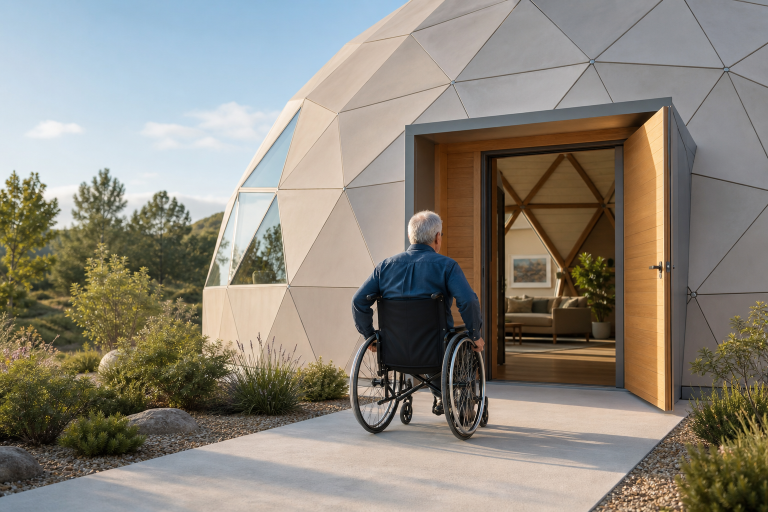
#> input picture deliverables/dome_accessibility_20260816_082305_167_1d3f14/assets/01_hero_entry.png, 1536 x 1024 px (shown at 1/2 size)
$ python -i build_launcher_trailer.py   (imports and definitions only)
#> lines starting #> are read from the running program, lines starting #| are printed output that depends on the picture
#> further down, picture is the input picture: PIL image 1536x1024 RGB; mean R, G, B 140, 134.2, 123.4
#!/usr/bin/env python3
"""Generate a short trailer for the Dome Simulator launcher.

House-style, matching deliverables/dome_accessibility/.../assemble_slideshow_video:
  * 1920x1080, 30 fps, libx264 crf 18, +faststart
  * manifest-driven scenes, each with a duration and a narration line
  * a captions.srt sidecar written next to the video
  * a unique, non-overwriting versioned output directory + a render receipt

The trailer is a *silent* montage with burned-in titles, composited over the
project's own dome renders. The narration lines are written to the .srt so a
voiceover can be recorded and aligned afterwards. Nothing here overwrites.
"""
from __future__ import annotations

import json
import shutil
import subprocess
import sys
import uuid
from datetime import datetime
from pathlib import Path

import numpy as np
from PIL import Image, ImageDraw, ImageFont

ROOT = Path(__file__).resolve().parent
RENDERS = (ROOT.parent / "dome_accessibility_20260816_082305_167_1d3f14" / "assets")
FONTS = Path("C:/Windows/Fonts")

W, H = 1920, 1080
FPS = 30
MARGIN = 130

BG = (16, 18, 22)          # launcher theme background #12141a
INK = (232, 238, 245)      # near-white
SUBINK = (176, 189, 205)   # muted grey
ACCENT = (224, 164, 76)    # warm amber

FONT_KICKER = ImageFont.truetype(str(FONTS / "segoeuib.ttf"), 38)
FONT_HEAD = ImageFont.truetype(str(FONTS / "segoeuib.ttf"), 116)
FONT_HEAD_SM = ImageFont.truetype(str(FONTS / "segoeuib.ttf"), 92)
FONT_SUB = ImageFont.truetype(str(FONTS / "segoeui.ttf"), 42)

# scene: bg render filename or None (gradient card); kicker; headline (\n ok);
# sub; narration (spoken/SRT); seconds
SCENES = [
    dict(bg="01_hero_entry.png", kicker="", head="DOME\nSIMULATOR",
         sub="A geodesic dome design, manufacturing & presentation suite",
         vo="Dome Simulator — a complete toolkit for designing, pricing, "
            "manufacturing, and presenting geodesic dome buildings.", sec=11),
    dict(bg=None, kicker="ONE LAUNCHER", head="Eight tools,\none window",
         sub="No command line. Every option is a field.",
         vo="It all runs from one launcher. Eight tools, one window — no "
            "command line, every option right in front of you.", sec=10),
    dict(bg="02_open_circulation.png", kicker="DOME CREATOR",
         head="Walk it.\nBuild it.",
         sub="Mouse-first controls, everything in real-world scale",
         vo="The Dome Creator is a walkable, build-a-home customizer. "
            "Mouse-first controls, everything in real-world scale.", sec=11),
    dict(bg=None, kicker="LIVE BILL OF MATERIALS", head="Every number,\ncomputed",
         sub="Struts  ·  hubs  ·  weight  ·  cost  ·  solar kW  ·  trees to harvest",
         vo="Swap panels, layers, and frames, and a full bill of materials "
            "updates live — every figure computed from the geometry, never "
            "typed in.", sec=12),
    dict(bg="05_dome_cutaway.png", kicker="SIMULATE", head="Construction\n& power",
         sub="Real build order, labor hours, solar charge, battery draw",
         vo="Simulate the build element by element with real labor hours — "
            "then electrify it and watch solar charge the battery in real "
            "time.", sec=12),
    dict(bg=None, kicker="DOME FORGE", head="A dome made\nof layers",
         sub="Hide  ·  fade  ·  reorder  ·  tune every part",
         vo="Dome Forge builds one dome out of layers — the way an image is "
            "built of layers in a paint program.", sec=10),
    dict(bg=None, kicker="CUT PATTERNS", head="Curved shell,\nflat patterns",
         sub="To-scale, dimensioned, and nestable for cutting",
         vo="Because the shell is flat triangles, it flattens into real, "
            "to-scale cutting patterns — darts and all.", sec=10),
    dict(bg=None, kicker="ASSEMBLY LINE", head="The factory",
         sub="15 stations  →  a finished, watertight home",
         vo="The Assembly Line rolls a dome through fifteen stations until a "
            "complete, watertight home comes off the end.", sec=11),
    dict(bg=None, kicker="AN UNDERWRITING TOOL", head="Real P&L.\nReal break-even.",
         sub="Material + labor + overhead vs. sale price",
         vo="Every part carries a real cost and install time, feeding a live "
            "profit-and-loss model and break-even math for scaling up.", sec=12),
    dict(bg="03_accessible_kitchen.png", kicker="2V MASTERCLASS",
         head="Geometry from\nfirst principles",
         sub="14 chapters  ·  exportable to narrated video",
         vo="The 2V Masterclass rebuilds the geometry from first principles "
            "across fourteen chapters — and exports the whole lesson to "
            "video.", sec=12),
    dict(bg=None, kicker="PRESENTER STUDIO", head="Text to video",
         sub="A real editing timeline. The same engine renders the MP4.",
         vo="Presenter Studio is a text-to-video engine with a real editing "
            "timeline — and what you arrange is exactly what renders.", sec=11),
    dict(bg=None, kicker="LOCAL VOICE STUDIO", head="Narrate it —\nlocally",
         sub="Your own voice  ·  no hosted AI",
         vo="Local Voice Studio narrates it all in your own voice, entirely "
            "on your machine, with no hosted AI.", sec=10),
    dict(bg=None, kicker="ONE SOURCE OF TRUTH", head="Nothing\nhardcoded twice",
         sub="Shared geometry & materials across every tool",
         vo="Every number across every tool comes from the same shared "
            "geometry and materials code — so the figures can never drift out "
            "of sync.", sec=11),
    dict(bg="04_bed_bath_suite.png", kicker="", head="DOME\nSIMULATOR",
         sub="github.com/dkzeanah/DomeSimulator   ·   full demo playlist on YouTube",
         vo="It's all on GitHub, with a full demo playlist linked at the top "
            "of the repo. Dome Simulator.", sec=10),
]


# [14 lines left out: function gradient_bg, not called in this run]


def cover(img: Image.Image) -> Image.Image:
    scale = max(W / img.width, H / img.height)
#> scale = 1.25
    r = img.resize((round(img.width * scale), round(img.height * scale)),
                   Image.LANCZOS)
    left = (r.width - W) // 2
#> left = 0
    top = (r.height - H) // 2
#> top = 100
    return r.crop((left, top, left + W, top + H)).convert("RGB")
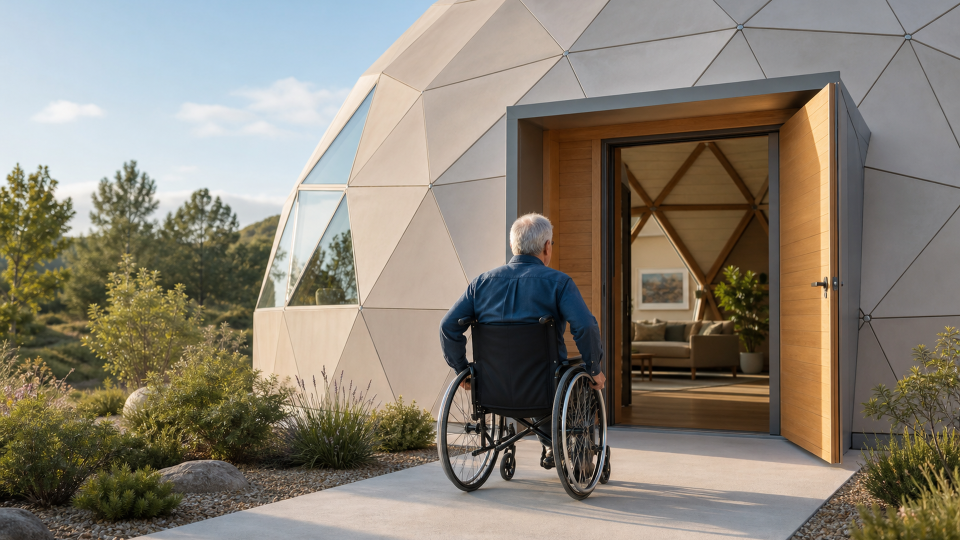
#> returned value: PIL image 1920x1080 RGB (shown at 1/2 size); mean R, G, B 136.3, 128.9, 115.7


# [120 lines left out: functions scrim, draw_tracked, wrap, render_card, srt_time, main, not called in this run]


# [2 lines not run here, left out]

>>> from PIL import Image
>>> picture = Image.open('../dome_accessibility_20260816_082305_167_1d3f14/assets/01_hero_entry.png')
>>> result = cover(picture)
